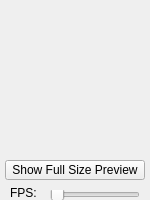
<?xml version="1.0" encoding="UTF-8"?>
<ui version="4.0">
 <class>PreviewSection</class>
 <widget class="QWidget" name="PreviewSection">
  <property name="geometry">
   <rect>
    <x>0</x>
    <y>0</y>
    <width>150</width>
    <height>200</height>
   </rect>
  </property>
  <property name="windowTitle">
   <string>Form</string>
  </property>
  <widget class="QSlider" name="horizontalSlider">
   <property name="geometry">
    <rect>
     <x>50</x>
     <y>190</y>
     <width>90</width>
     <height>10</height>
    </rect>
   </property>
   <property name="maximum">
    <number>20</number>
   </property>
   <property name="orientation">
    <enum>Qt::Horizontal</enum>
   </property>
  </widget>
  <widget class="QPushButton" name="pushButton">
   <property name="geometry">
    <rect>
     <x>5</x>
     <y>160</y>
     <width>140</width>
     <height>20</height>
    </rect>
   </property>
   <property name="text">
    <string>Show Full Size Preview</string>
   </property>
  </widget>
  <widget class="QLabel" name="label">
   <property name="geometry">
    <rect>
     <x>10</x>
     <y>185</y>
     <width>40</width>
     <height>15</height>
    </rect>
   </property>
   <property name="text">
    <string>FPS:</string>
   </property>
  </widget>
 </widget>
 <resources/>
 <connections/>
</ui>
